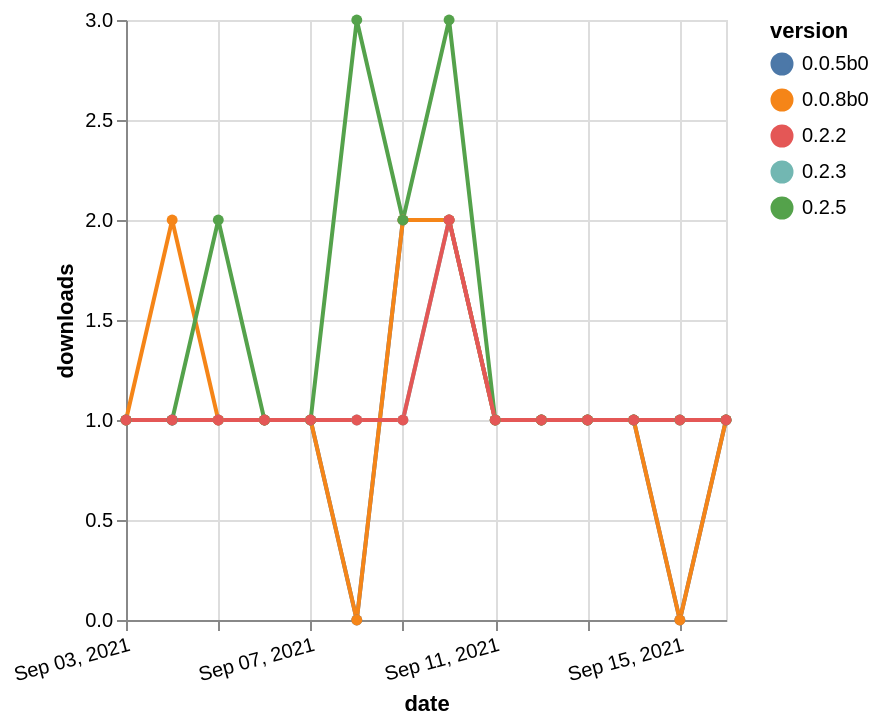

This figure's Vega-Lite source:
### Vega-Lite specification from a JSON file in a GitHub repository (floating-point values rounded to 4 significant figures)
{"$schema": "https://vega.github.io/schema/vega-lite/v5.json", "description": "A simple bar chart with embedded data.", "data": {"values": [{"date": "2021-09-03", "total": 170, "delta": 1, "version": "0.2.3"}, {"date": "2021-09-04", "total": 171, "delta": 1, "version": "0.2.3"}, {"date": "2021-09-05", "total": 172, "delta": 1, "version": "0.2.3"}, {"date": "2021-09-06", "total": 173, "delta": 1, "version": "0.2.3"}, {"date": "2021-09-07", "total": 174, "delta": 1, "version": "0.2.3"}, {"date": "2021-09-08", "total": 175, "delta": 1, "version": "0.2.3"}, {"date": "2021-09-09", "total": 176, "delta": 1, "version": "0.2.3"}, {"date": "2021-09-10", "total": 178, "delta": 2, "version": "0.2.3"}, {"date": "2021-09-11", "total": 179, "delta": 1, "version": "0.2.3"}, {"date": "2021-09-12", "total": 180, "delta": 1, "version": "0.2.3"}, {"date": "2021-09-13", "total": 181, "delta": 1, "version": "0.2.3"}, {"date": "2021-09-14", "total": 182, "delta": 1, "version": "0.2.3"}, {"date": "2021-09-15", "total": 183, "delta": 1, "version": "0.2.3"}, {"date": "2021-09-16", "total": 184, "delta": 1, "version": "0.2.3"}, {"date": "2021-09-03", "total": 177, "delta": 1, "version": "0.0.5b0"}, {"date": "2021-09-04", "total": 178, "delta": 1, "version": "0.0.5b0"}, {"date": "2021-09-05", "total": 179, "delta": 1, "version": "0.0.5b0"}, {"date": "2021-09-06", "total": 180, "delta": 1, "version": "0.0.5b0"}, {"date": "2021-09-07", "total": 181, "delta": 1, "version": "0.0.5b0"}, {"date": "2021-09-08", "total": 181, "delta": 0, "version": "0.0.5b0"}, {"date": "2021-09-09", "total": 183, "delta": 2, "version": "0.0.5b0"}, {"date": "2021-09-10", "total": 185, "delta": 2, "version": "0.0.5b0"}, {"date": "2021-09-11", "total": 186, "delta": 1, "version": "0.0.5b0"}, {"date": "2021-09-12", "total": 187, "delta": 1, "version": "0.0.5b0"}, {"date": "2021-09-13", "total": 188, "delta": 1, "version": "0.0.5b0"}, {"date": "2021-09-14", "total": 189, "delta": 1, "version": "0.0.5b0"}, {"date": "2021-09-15", "total": 189, "delta": 0, "version": "0.0.5b0"}, {"date": "2021-09-16", "total": 190, "delta": 1, "version": "0.0.5b0"}, {"date": "2021-09-03", "total": 178, "delta": 1, "version": "0.0.8b0"}, {"date": "2021-09-04", "total": 180, "delta": 2, "version": "0.0.8b0"}, {"date": "2021-09-05", "total": 181, "delta": 1, "version": "0.0.8b0"}, {"date": "2021-09-06", "total": 182, "delta": 1, "version": "0.0.8b0"}, {"date": "2021-09-07", "total": 183, "delta": 1, "version": "0.0.8b0"}, {"date": "2021-09-08", "total": 183, "delta": 0, "version": "0.0.8b0"}, {"date": "2021-09-09", "total": 185, "delta": 2, "version": "0.0.8b0"}, {"date": "2021-09-10", "total": 187, "delta": 2, "version": "0.0.8b0"}, {"date": "2021-09-11", "total": 188, "delta": 1, "version": "0.0.8b0"}, {"date": "2021-09-12", "total": 189, "delta": 1, "version": "0.0.8b0"}, {"date": "2021-09-13", "total": 190, "delta": 1, "version": "0.0.8b0"}, {"date": "2021-09-14", "total": 191, "delta": 1, "version": "0.0.8b0"}, {"date": "2021-09-15", "total": 191, "delta": 0, "version": "0.0.8b0"}, {"date": "2021-09-16", "total": 192, "delta": 1, "version": "0.0.8b0"}, {"date": "2021-09-03", "total": 421, "delta": 1, "version": "0.2.5"}, {"date": "2021-09-04", "total": 422, "delta": 1, "version": "0.2.5"}, {"date": "2021-09-05", "total": 424, "delta": 2, "version": "0.2.5"}, {"date": "2021-09-06", "total": 425, "delta": 1, "version": "0.2.5"}, {"date": "2021-09-07", "total": 426, "delta": 1, "version": "0.2.5"}, {"date": "2021-09-08", "total": 429, "delta": 3, "version": "0.2.5"}, {"date": "2021-09-09", "total": 431, "delta": 2, "version": "0.2.5"}, {"date": "2021-09-10", "total": 434, "delta": 3, "version": "0.2.5"}, {"date": "2021-09-11", "total": 435, "delta": 1, "version": "0.2.5"}, {"date": "2021-09-12", "total": 436, "delta": 1, "version": "0.2.5"}, {"date": "2021-09-13", "total": 437, "delta": 1, "version": "0.2.5"}, {"date": "2021-09-14", "total": 438, "delta": 1, "version": "0.2.5"}, {"date": "2021-09-15", "total": 439, "delta": 1, "version": "0.2.5"}, {"date": "2021-09-16", "total": 440, "delta": 1, "version": "0.2.5"}, {"date": "2021-09-03", "total": 240, "delta": 1, "version": "0.2.2"}, {"date": "2021-09-04", "total": 241, "delta": 1, "version": "0.2.2"}, {"date": "2021-09-05", "total": 242, "delta": 1, "version": "0.2.2"}, {"date": "2021-09-06", "total": 243, "delta": 1, "version": "0.2.2"}, {"date": "2021-09-07", "total": 244, "delta": 1, "version": "0.2.2"}, {"date": "2021-09-08", "total": 245, "delta": 1, "version": "0.2.2"}, {"date": "2021-09-09", "total": 246, "delta": 1, "version": "0.2.2"}, {"date": "2021-09-10", "total": 248, "delta": 2, "version": "0.2.2"}, {"date": "2021-09-11", "total": 249, "delta": 1, "version": "0.2.2"}, {"date": "2021-09-12", "total": 250, "delta": 1, "version": "0.2.2"}, {"date": "2021-09-13", "total": 251, "delta": 1, "version": "0.2.2"}, {"date": "2021-09-14", "total": 252, "delta": 1, "version": "0.2.2"}, {"date": "2021-09-15", "total": 253, "delta": 1, "version": "0.2.2"}, {"date": "2021-09-16", "total": 254, "delta": 1, "version": "0.2.2"}]}, "width": "container", "mark": {"type": "line", "point": {"filled": true}}, "encoding": {"x": {"field": "date", "type": "temporal", "timeUnit": "yearmonthdate", "title": "date", "axis": {"labelAngle": -15}}, "y": {"field": "delta", "type": "quantitative", "title": "downloads"}, "color": {"field": "version", "type": "nominal"}, "tooltip": {"field": "delta"}}}
